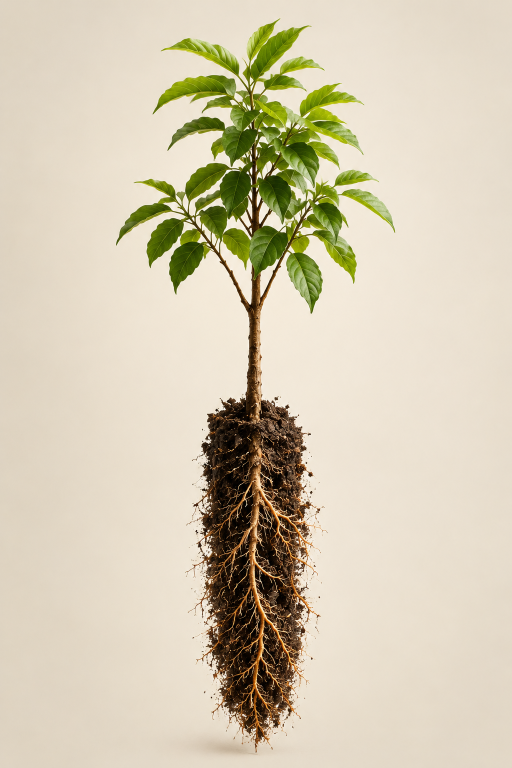
#> input picture brand/featured/plant-source.png, 1024 x 1536 px (shown at 1/2 size)
$ python prepare_featured_plant.py plant-source.png
#> lines starting #> are read from the running program, lines starting #| are printed output that depends on the picture; after the words box and inside, x2 and y2 are one past the last pixel; in counts of white or black regions, pixels touching at a corner belong together
#> in main, full is the input picture: PIL image 1024x1536 RGB; mean R, G, B 211, 201.4, 177.9
"""The Featured column's young tree with its roots in a ball of soil (25 October
2026), cut out of the owner's own picture ("completely remove the test tube
like this and even make this image even slimmer").

    python3 prepare_featured_plant.py [picture] [--save-source] [--preview folder]

From the picture (default: brand/featured/plant-source.png):
  1. The cream background is worked out across the whole picture (it is
     lighter in the middle) and removed, so the plant sits on any theme.
  2. The plant is made slimmer, centred on the stem: the leafy crown to 74%
     of its width, the root ball to 92%, eased in between along the stem.
  3. It is split on the stem, so the crown can sway and a tag can hang there.
  4. A soft window inside the root ball, below the top of the soil and inside
     its edge, where the campaign's picture or video shows; and the roots
     lifted out, to lie over it as if growing through it.

writes frontend/website/public/forest/:
  plant-crown.webp      the tree down to its bare stem
  plant-roots.webp      the stem and the ball of soil and roots
  plant-window.webp     where the campaign shows inside the ball (a mask)
  plant-rootlines.webp  the roots alone, laid over the campaign
and prints where the ball is, for styles/forest.css. Camera data is never
copied.
"""
import os
import sys

from PIL import Image, ImageChops, ImageFilter

HERE = os.path.dirname(os.path.abspath(__file__))
ROOT = os.path.dirname(os.path.dirname(HERE))
OUT = os.path.join(ROOT, "frontend", "website", "public", "forest")
SOURCE = os.path.join(HERE, "plant-source.png")

# In the owner's 1024 x 1536 picture: the plant with a margin, worked on at
# SCALE (the website shows it about 150 wide).
BOX = (212, 20, 808, 1504)
SCALE = 0.7
# Rows (in the picture): the lowest leaves end about LEAVES_END, the soil
# starts at BALL_TOP.
LEAVES_END = 625
BALL_TOP = 790
CROWN_WIDTH = 0.74
BALL_WIDTH = 0.92


def smoothstep(edge0, edge1, x):
    t = min(1.0, max(0.0, (x - edge0) / (edge1 - edge0)))
    return t * t * (3 - 2 * t)


def background_of(img):
    """The paper's colour everywhere, filled in behind the plant."""
    small = img.resize((128, 192), Image.BILINEAR)
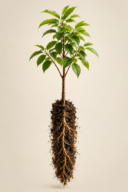
#> small: PIL image 128x192 RGB; mean R, G, B 211, 201.4, 177.9
    rough = small.getpixel((4, 4))
#> rough = (222, 211, 193)
    paper = Image.new("L", small.size)
#> paper: PIL image 128x192 L; every value is 0
    px, mp = small.load(), paper.load()
    for y in range(small.size[1]):
        for x in range(small.size[0]):
            c = px[x, y]
            mp[x, y] = 255 if max(abs(c[i] - rough[i]) for i in range(3)) < 28 else 0
    paper = paper.filter(ImageFilter.MinFilter(5))
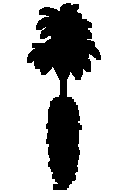
#> paper: PIL image 128x192 L; 74% white; 1 black region, box (x1, y1, x2, y2) and area: (27, 3, 101, 190) 6378
    kept = ImageChops.multiply(small, Image.merge("RGB", (paper, paper, paper)))
    kept = kept.filter(ImageFilter.GaussianBlur(14))
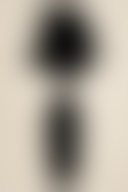
#> kept: PIL image 128x192 RGB; mean R, G, B 172.7, 164.9, 152.5
    weight = paper.filter(ImageFilter.GaussianBlur(14))
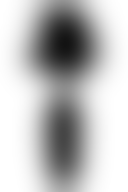
#> weight: PIL image 128x192 L; min 19, max 255, mean 190.3
    out = Image.new("RGB", small.size)
#> out: PIL image 128x192 RGB; every value is 0
    op, kp, wp = out.load(), kept.load(), weight.load()
    for y in range(small.size[1]):
        for x in range(small.size[0]):
            w = max(wp[x, y], 1) / 255
            op[x, y] = tuple(min(255, round(kp[x, y][i] / w)) for i in range(3))
    return out.resize(img.size, Image.BILINEAR)
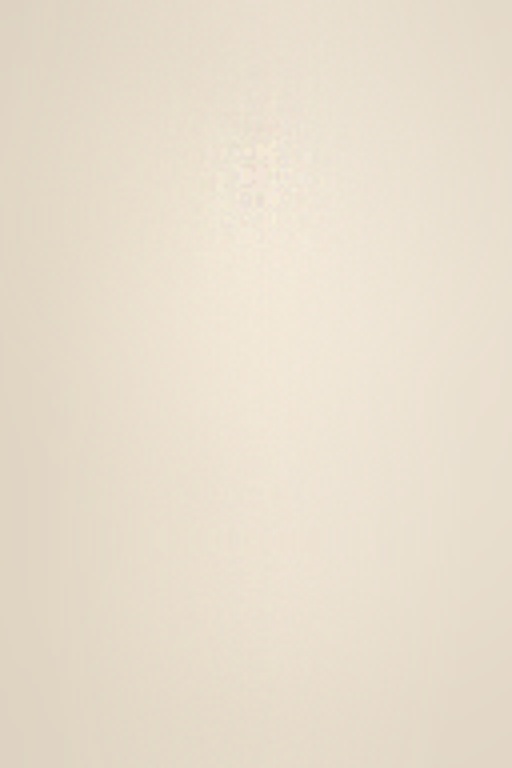
#> returned value: PIL image 1024x1536 RGB (shown at 1/2 size); mean R, G, B 232.5, 222.1, 205.5


def cut_out(img, paper):
    w, h = img.size
    src, bgp = img.load(), paper.load()
    out = Image.new("RGBA", (w, h))
    dst = out.load()
    for y in range(h):
        for x in range(w):
            c, bg = src[x, y], bgp[x, y]
            d = max(abs(c[i] - bg[i]) for i in range(3))
            removed = max(
                (c[i] - bg[i]) / (255 - bg[i]) if c[i] > bg[i] else (bg[i] - c[i]) / max(bg[i], 1) for i in range(3)
            )
            alpha = max(removed, smoothstep(18, 60, d)) * smoothstep(14, 30, d)
            # Nothing in the plant is lighter than the paper all over - that is
            # only paper (the floor under the roots), and it would glow.
            if all(c[i] >= bg[i] - 3 for i in range(3)):
                alpha = 0
            if alpha < 0.05:
                dst[x, y] = (0, 0, 0, 0)
                continue
            fg = tuple(min(255, max(0, round(bg[i] + (c[i] - bg[i]) / alpha))) for i in range(3))
            dst[x, y] = fg + (round(alpha * 255),)
    return out


# [60 lines left out: functions stem_x, slimmer, window_and_roots, clean, not called in this run]


def main():
    args = [a for a in sys.argv[1:] if not a.startswith("--")]
    picture = next((a for a in args if os.path.isfile(a)), SOURCE)
    full = Image.open(picture).convert("RGB")
    if "--save-source" in sys.argv:
        clean(full).save(SOURCE)
        print("source:", SOURCE, full.size)
    paper = background_of(full)
    size = (round((BOX[2] - BOX[0]) * SCALE), round((BOX[3] - BOX[1]) * SCALE))
    img = full.crop(BOX).resize(size, Image.LANCZOS)
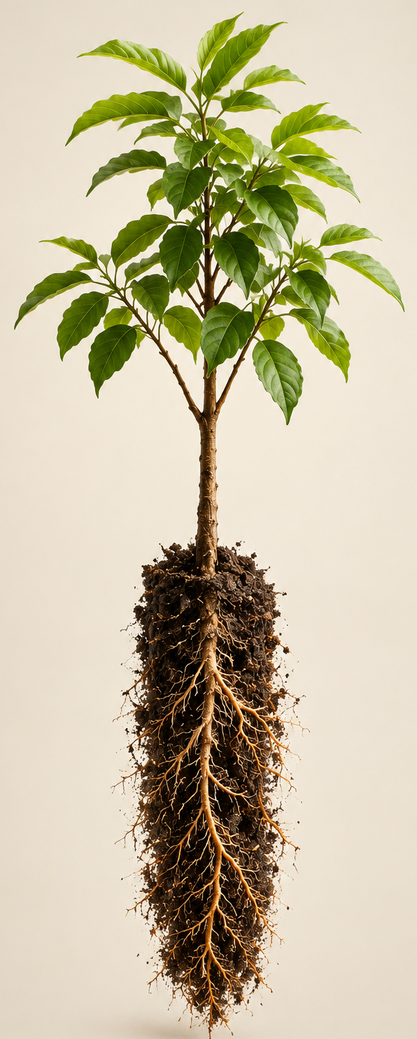
#> img: PIL image 417x1039 RGB; mean R, G, B 197.2, 188.4, 159.7
    paper = paper.crop(BOX).resize(size, Image.LANCZOS)
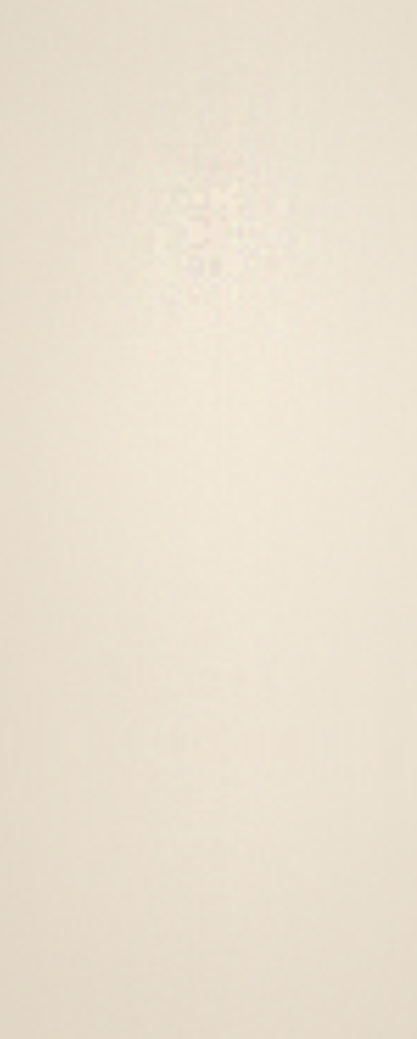
#> paper: PIL image 417x1039 RGB; mean R, G, B 234.9, 224.6, 208.2
    cut = cut_out(img, paper)
#> in cut_out, `out = Image.new("RGBA", (w, h))`: out: PIL image 417x1039 RGBA; every value is 0
    # The floor shadow under the root tip is a pale beige; the roots there
    # are orange and the soil dark, so only those stay in the last rows.
    a = cut.load()
    for y in range(cut.size[1] - 40, cut.size[1]):
        for x in range(cut.size[0]):
            r, g, b, al = a[x, y]
            if al and r - b < 70 and (al < 140 or 0.3 * r + 0.59 * g + 0.11 * b > 90):
                a[x, y] = (0, 0, 0, 0)

    leaves_end = round((LEAVES_END - BOX[1]) * SCALE)
    ball_top = round((BALL_TOP - BOX[1]) * SCALE)
    centre = stem_x(cut, leaves_end + 15, ball_top - 15)
    slim = slimmer(cut, centre, leaves_end, ball_top)
    left, top, right, bottom = slim.getbbox()
    slim = slim.crop((left, top, right, bottom))
    leaves_end, ball_top, centre = leaves_end - top, ball_top - top, centre - left
    split = leaves_end + 12
    crown = slim.crop((0, 0, slim.size[0], split))
    roots = slim.crop((0, split, slim.size[0], slim.size[1]))
    window, lines, box = window_and_roots(roots, ball_top - split)

    for part, name in (
        (crown, "plant-crown.webp"),
        (roots, "plant-roots.webp"),
        (window, "plant-window.webp"),
        (lines, "plant-rootlines.webp"),
    ):
        path = os.path.join(OUT, name)
        clean(part).save(path, "WEBP", quality=90, method=6)
        print(f"{name}: {part.size[0]} x {part.size[1]}, {os.path.getsize(path) // 1024} KB")
    rw, rh = roots.size
    print(f"stem at {centre / slim.size[0]:.1%} across; crown {crown.size[1]} of {slim.size[1]} tall")
    print(
        "window in plant-roots: left {:.1%}, top {:.1%}, width {:.1%}, height {:.1%}".format(
            box[0] / rw, box[1] / rh, (box[2] - box[0]) / rw, (box[3] - box[1]) / rh
        )
    )
    if "--preview" in sys.argv:
        folder = sys.argv[sys.argv.index("--preview") + 1]
        for name, colour in (("forest", (15, 36, 27)), ("light", (244, 241, 234))):
            board = Image.new("RGBA", (slim.size[0] + 20, slim.size[1] + 20), colour + (255,))
            board.alpha_composite(crown, (10, 10))
            board.alpha_composite(roots, (10, 10 + split))
            board.convert("RGB").save(os.path.join(folder, f"plant-preview-{name}.png"))


if __name__ == "__main__":
#> (the run stopped early here; a loop or call above may not have finished)
